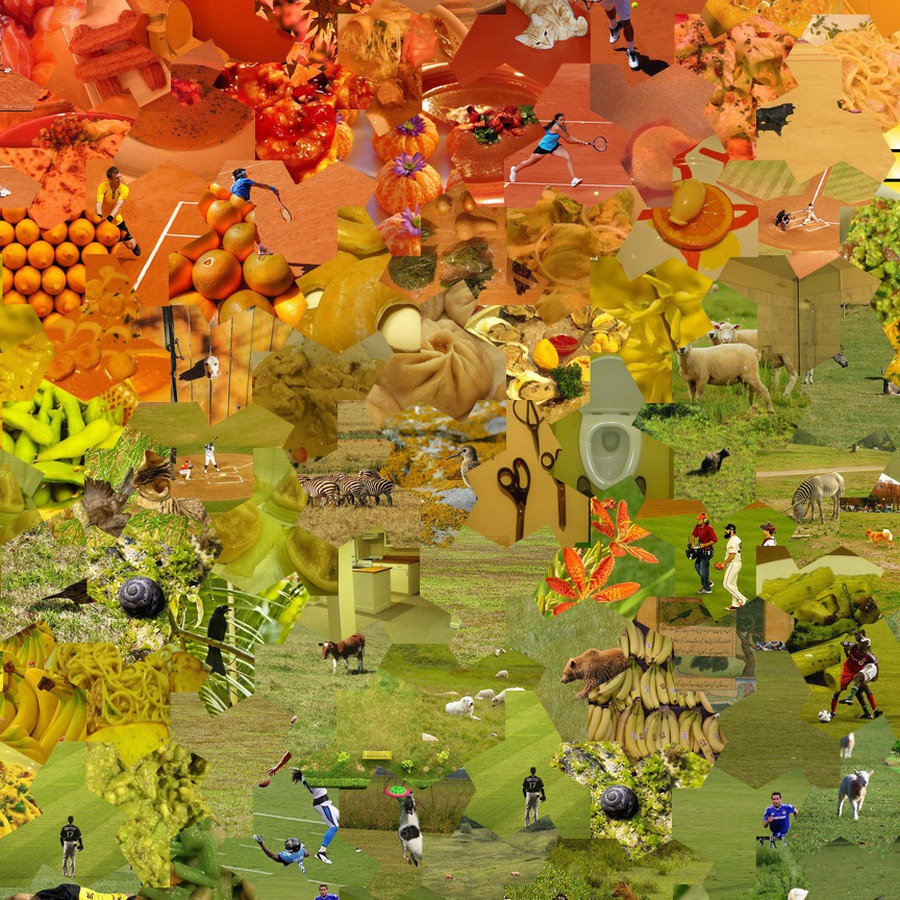
#> input picture assets/examples/detail_einstein_hat.jpg, 900 x 900 px
$ python make_zoom_gif.py ../../assets/examples/detail_einstein_hat.jpg out.png
#> lines starting #> are read from the running program, lines starting #| are printed output that depends on the picture
"""
src/tools/make_zoom_gif.py
--------------------------
Generates a zoom-in (optionally bounce-back zoom-out) GIF from a mosaic image.
Sinusoidal easing, crop-first optimization (never resizes the full source per frame).

Usage:
    # Defaults: 250% zoom, 5s in / 2s hold / 5s out, 20 fps, centered.
    python -m src.tools.make_zoom_gif <input> <output.gif>

    # Override timing / zoom / framerate:
    python -m src.tools.make_zoom_gif <input> <output.gif> \
        --zoom 2.5 --zoom-in 5 --hold 2 --zoom-out 5 --fps 20

    # Off-center zoom (fraction of image, 0-1):
    python -m src.tools.make_zoom_gif <input> <output.gif> --cx 0.3 --cy 0.4

    # Disable bounce (one-way zoom-in only):
    python -m src.tools.make_zoom_gif <input> <output.gif> --zoom-out 0
"""
import argparse
import math
import sys
from pathlib import Path

from PIL import Image

# Output dimensions tuned for README embedding: 720x405 (16:9) keeps
# file size comfortable while staying sharp on GitHub's ~720px column.
OUTPUT_W = 640
OUTPUT_H = 360

DEFAULT_FPS = 14              # 70ms/frame, matching original mosaic_zoom.gif
DEFAULT_ZOOM = 20.0           # ~5% crop at max zoom, matching MIN_CROP_FRACTION=0.05
DEFAULT_ZOOM_IN_SEC = 2.8     # 40 frames at 14fps
DEFAULT_HOLD_SEC = 0.8        # pause at max zoom
DEFAULT_ZOOM_OUT_SEC = 0.0    # no bounce
GIF_COLORS = 128


def _easing(t: float) -> float:
    return 0.5 - 0.5 * math.cos(math.pi * t)


def _crop_box(
    img_w: int, img_h: int, t: float,
    cx_frac: float = 0.5, cy_frac: float = 0.5,
    zoom: float = DEFAULT_ZOOM,
) -> tuple:
    """
    Return (x0, y0, x1, y1) for zoom level t in [0, 1].
    t=0 -> largest crop with OUTPUT aspect that fits in image.
    t=1 -> crop scaled down by `zoom` (so crop_w = start_w / zoom).
    Center of zoom at (cx_frac, cy_frac).
    """
    out_ratio = OUTPUT_W / OUTPUT_H

    if img_w / img_h >= out_ratio:
        start_h = img_h
        start_w = int(img_h * out_ratio)
    else:
        start_w = img_w
        start_h = int(img_w / out_ratio)

    min_w = max(2, int(start_w / zoom))
    min_h = max(2, int(start_h / zoom))

    ease_t = _easing(t)
    crop_w = int(start_w + (min_w - start_w) * ease_t)
    crop_h = int(start_h + (min_h - start_h) * ease_t)

    cx = int(img_w * cx_frac)
    cy = int(img_h * cy_frac)

    x0 = max(0, cx - crop_w // 2)
    y0 = max(0, cy - crop_h // 2)
    x1 = min(img_w, x0 + crop_w)
    y1 = min(img_h, y0 + crop_h)

    # Clamp: if we hit the edge, shift the opposite side back
    if x1 - x0 < crop_w:
        x0 = max(0, x1 - crop_w)
    if y1 - y0 < crop_h:
        y0 = max(0, y1 - crop_h)

    return (x0, y0, x1, y1)


def _render_frame(src_rgb: Image.Image, box: tuple) -> Image.Image:
    cropped = src_rgb.crop(box)
    frame = cropped.resize((OUTPUT_W, OUTPUT_H), Image.Resampling.LANCZOS)
    return frame.quantize(
        colors=GIF_COLORS, method=Image.Quantize.MEDIANCUT, dither=1
    )


def make_zoom_gif(
    input_path: Path,
    output_path: Path,
    cx_frac: float = 0.5,
    cy_frac: float = 0.5,
    zoom: float = DEFAULT_ZOOM,
    zoom_in_sec: float = DEFAULT_ZOOM_IN_SEC,
    hold_sec: float = DEFAULT_HOLD_SEC,
    zoom_out_sec: float = DEFAULT_ZOOM_OUT_SEC,
    fps: int = DEFAULT_FPS,
):
#> called with cx_frac = 0.5, cy_frac = 0.5, zoom = 20, zoom_in_sec = 2.8, hold_sec = 0.8, zoom_out_sec = 0, fps = 14
    print(f"Loading {input_path.name} ...")
    Image.MAX_IMAGE_PIXELS = None  # allow 16K images

    with Image.open(input_path) as src:
#> src is the input picture: PIL image 900x900 RGB; mean R, G, B 161.2, 122.3, 45.4
        src_rgb = src.convert("RGB")

    img_w, img_h = src_rgb.size
#> img_w = 900; img_h = 900
    print(f"  Source: {img_w}x{img_h} px")
#|   Source: 900x900 px
    print(f"  Output: {OUTPUT_W}x{OUTPUT_H} @ {fps} fps, {GIF_COLORS} colors")
    print(f"  Zoom center: ({cx_frac:.2f}, {cy_frac:.2f})  factor: {zoom:.2f}x")
    print(f"  Timing: zoom-in {zoom_in_sec}s | hold {hold_sec}s | zoom-out {zoom_out_sec}s")

    frame_ms = int(round(1000.0 / fps))
    n_zoom_in = max(1, int(round(zoom_in_sec * fps)))
    n_zoom_out = max(0, int(round(zoom_out_sec * fps)))

    frames = []
    durations = []

    # --- zoom-in: t goes 0 -> 1 ---
    for i in range(n_zoom_in):
        t = i / max(n_zoom_in - 1, 1)
        box = _crop_box(img_w, img_h, t, cx_frac, cy_frac, zoom)
        frames.append(_render_frame(src_rgb, box))
        durations.append(frame_ms)
        if i % 20 == 0 or i == n_zoom_in - 1:
            print(f"  zoom-in  {i + 1}/{n_zoom_in}  box={box}", flush=True)
#> this loop made 39 passes
#> pass 1, in _render_frame, `cropped = src_rgb.crop(box)`:
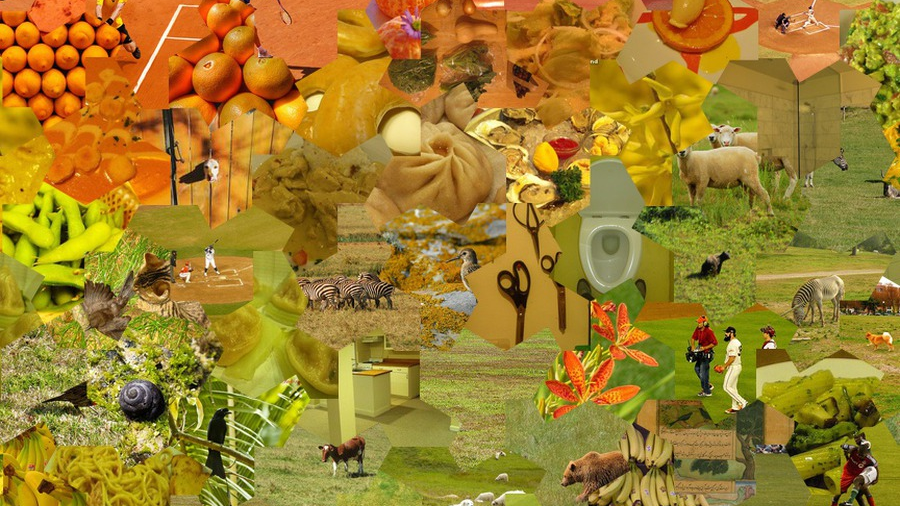
#> cropped: PIL image 900x506 RGB; mean R, G, B 158.8, 127.6, 42.7
#> pass 2, in _render_frame (call 2), `cropped = src_rgb.crop(box)`:
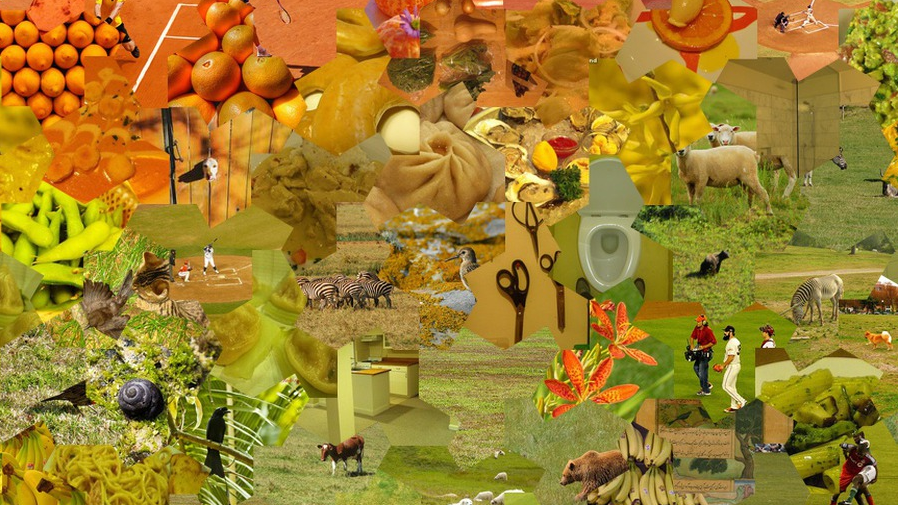
#> cropped: PIL image 898x505 RGB; mean R, G, B 158.7, 127.6, 42.7
#> after the loop, durations = 39 values from 71 to 71; frames = 39 items

    # --- hold at max zoom: single frame with extended duration ---
    if hold_sec > 0:
        box = _crop_box(img_w, img_h, 1.0, cx_frac, cy_frac, zoom)
        frames.append(_render_frame(src_rgb, box))
#> in _render_frame (call 40), `cropped = src_rgb.crop(box)`:
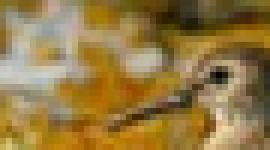
#> cropped: PIL image 45x25 RGB (shown 6 times larger); mean R, G, B 148.4, 122, 67
#> in _render_frame (call 40), `frame = cropped.resize((OUTPUT_W, OUTPUT_H), Image.Resampling.LANCZOS)`:
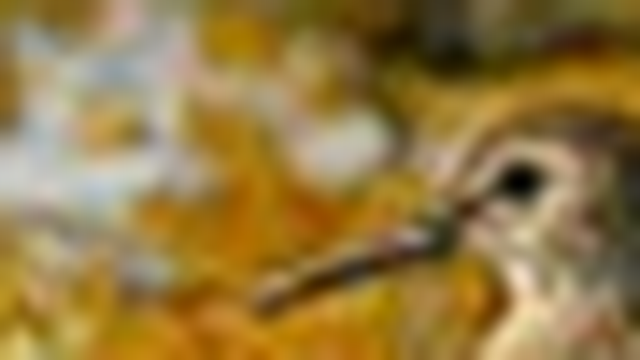
#> frame: PIL image 640x360 RGB; mean R, G, B 148.4, 122, 67
        durations.append(int(round(hold_sec * 1000)))
        print(f"  hold     {hold_sec}s on box={box}", flush=True)
#|   hold     0.8s on box=(428, 438, 473, 463)

    # --- zoom-out: t goes 1 -> 0 ---
    for i in range(n_zoom_out):
        t = 1.0 - (i + 1) / n_zoom_out
        box = _crop_box(img_w, img_h, t, cx_frac, cy_frac, zoom)
        frames.append(_render_frame(src_rgb, box))
        durations.append(frame_ms)
        if i % 20 == 0 or i == n_zoom_out - 1:
            print(f"  zoom-out {i + 1}/{n_zoom_out}  box={box}", flush=True)
#> after the loop, durations = 40 values from 71 to 800; frames = 40 items

    output_path.parent.mkdir(parents=True, exist_ok=True)
    frames[0].save(
        output_path,
        save_all=True,
        append_images=frames[1:],
        loop=0,
        duration=durations,
        optimize=False,
    )
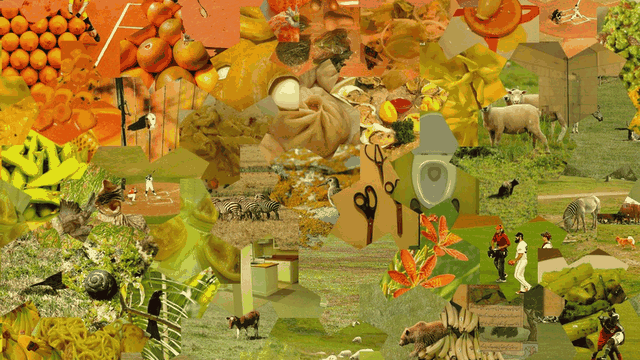
#> saved as out.png: PIL image 640x360 P; mean R, G, B 158.7, 127.7, 43.4
#> (the run stopped early here; a loop or call above may not have finished)

$ run again, on assets/examples/detail_kite.jpg
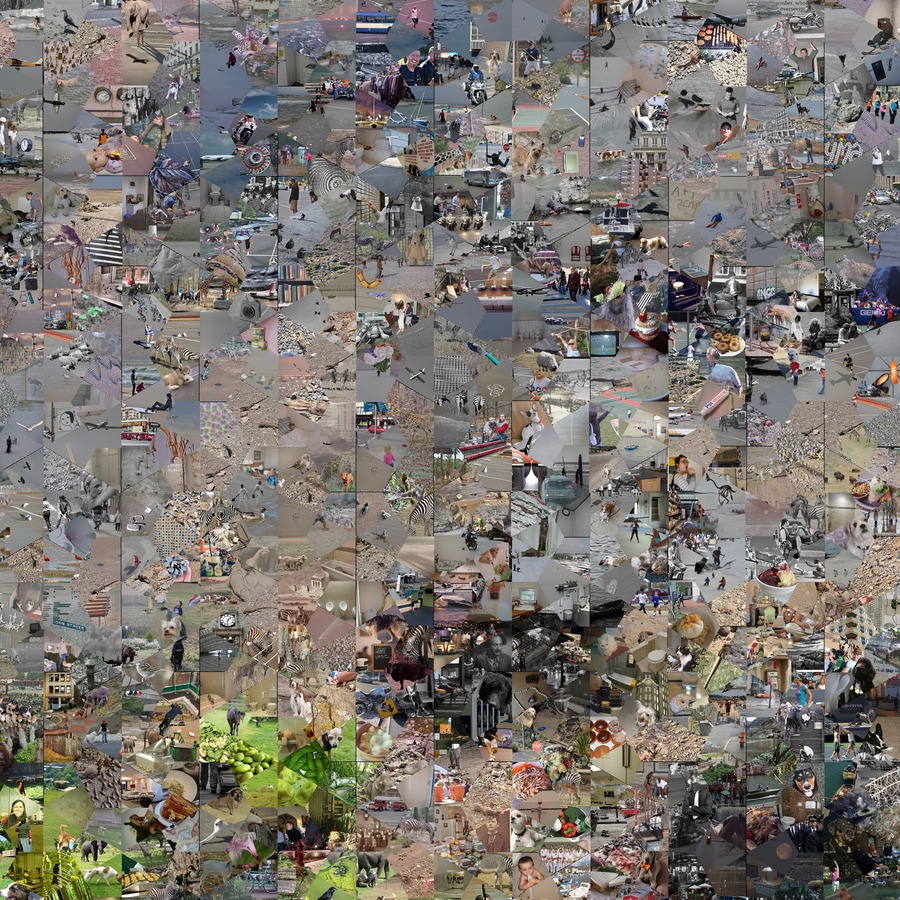
#> input picture assets/examples/detail_kite.jpg, 900 x 900 px
#> in make_zoom_gif, src is the input picture: PIL image 900x900 RGB; mean R, G, B 123.4, 117.8, 111.4
#|   Source: 900x900 px
#> after the loop in make_zoom_gif, `for i in range(n_zoom_in):`: durations = 39 values from 71 to 71; frames = 39 items
#> in _render_frame (call 40), `frame = cropped.resize((OUTPUT_W, OUTPUT_H), Image.Resampling.LANCZOS)`:
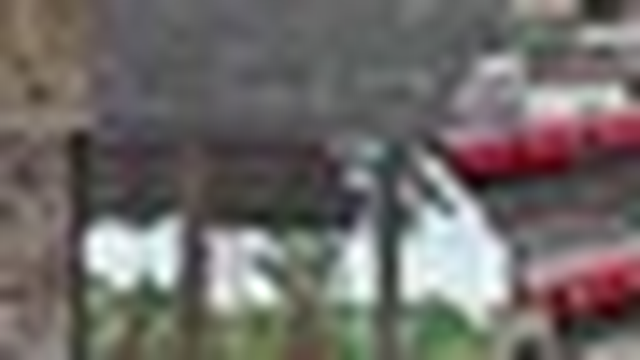
#> frame: PIL image 640x360 RGB; mean R, G, B 112.4, 107.6, 105
#|   hold     0.8s on box=(428, 438, 473, 463)
#> after the loop in make_zoom_gif, `for i in range(n_zoom_out):`: durations = 40 values from 71 to 800; frames = 40 items
#> in make_zoom_gif, `frames[0].save( output_path, save_all=True, append_images=frames[1:], ..`:
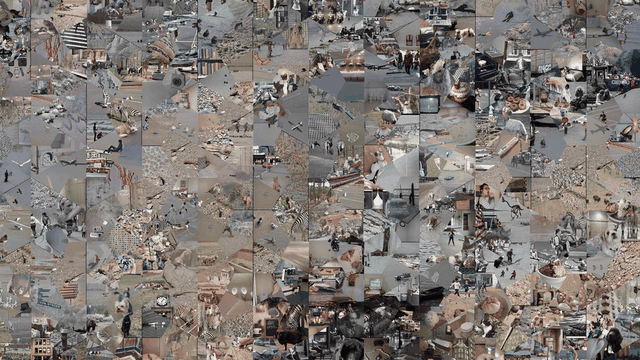
#> saved as out.png: PIL image 640x360 P; mean R, G, B 126.6, 120.5, 116.1

$ run again, on assets/examples/detail_spectre.jpg
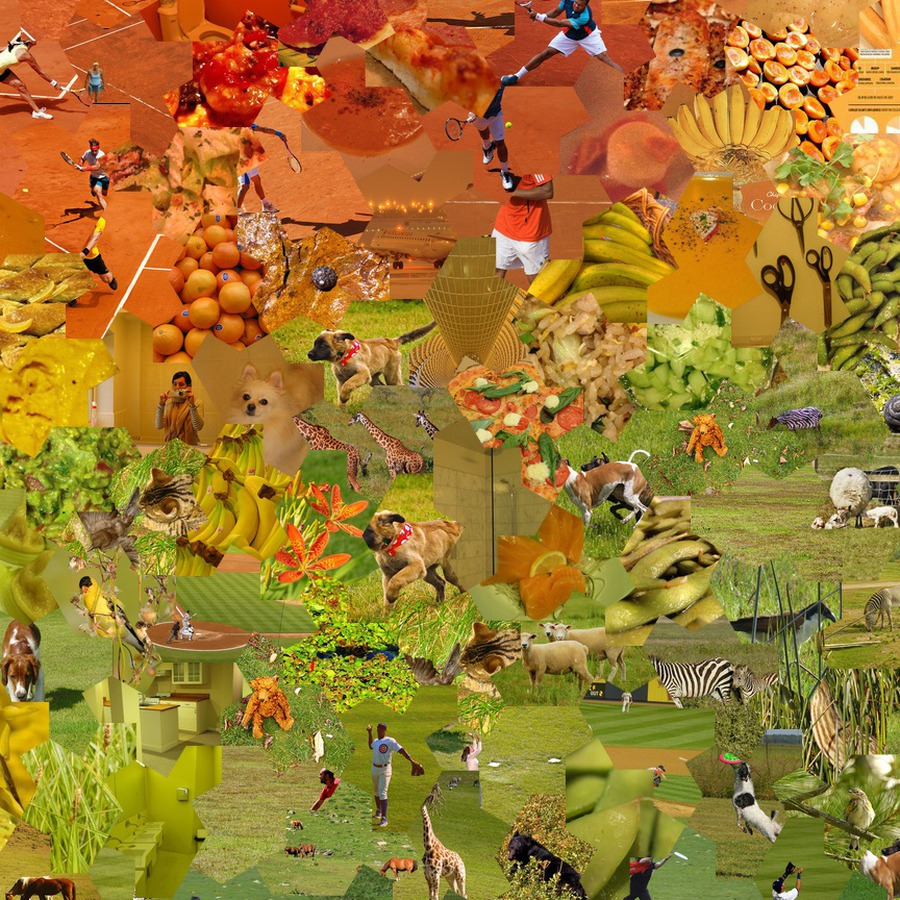
#> input picture assets/examples/detail_spectre.jpg, 900 x 900 px
#> in make_zoom_gif, src is the input picture: PIL image 900x900 RGB; mean R, G, B 159.4, 121.7, 46.5
#|   Source: 900x900 px
#> after the loop in make_zoom_gif, `for i in range(n_zoom_in):`: durations = 39 values from 71 to 71; frames = 39 items
#> in _render_frame (call 40), `cropped = src_rgb.crop(box)`:
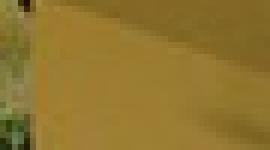
#> cropped: PIL image 45x25 RGB (shown 6 times larger); mean R, G, B 144.3, 117.5, 46.9
#|   hold     0.8s on box=(428, 438, 473, 463)
#> after the loop in make_zoom_gif, `for i in range(n_zoom_out):`: durations = 40 values from 71 to 800; frames = 40 items
#> in make_zoom_gif, `frames[0].save( output_path, save_all=True, append_images=frames[1:], ..`:
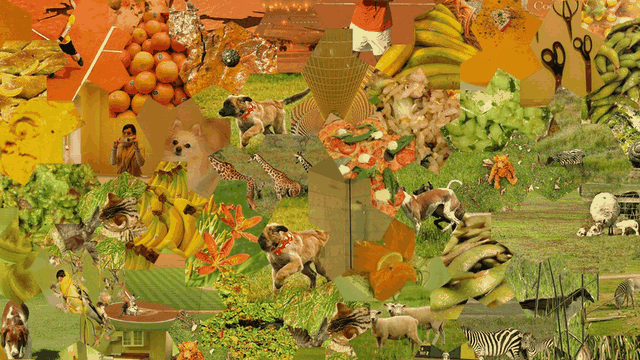
#> saved as out.png: PIL image 640x360 P; mean R, G, B 157.3, 125.9, 45.7
